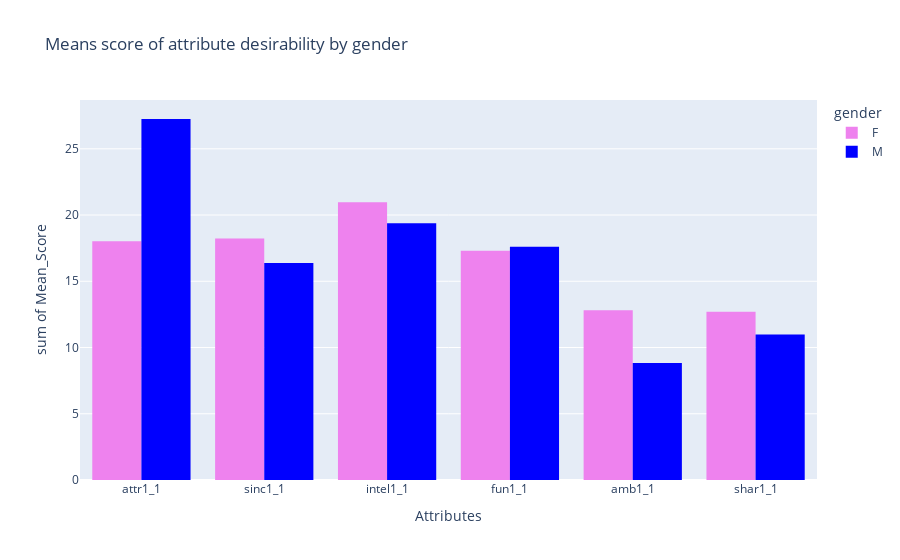

Here is the notebook cell this chart was saved with:
### Code cell
# Plot
gender_colors = {'F': 'violet', 'M': 'blue'}
fig_gender = px.histogram(attri_gender,
                          x="Attributes",
                          y = "Mean_Score",
                          color="gender",
                          color_discrete_map = gender_colors,
                          barmode="group",
                          title="Means score of attribute desirability by gender")
fig_gender.show()

### Figure 1 — Plotly figure (JSON) as saved in the notebook; plotly's stock layout.template omitted (floating-point values rounded to 4 significant figures)
{"data": [{"alignmentgroup": "True", "bingroup": "x", "histfunc": "sum", "hovertemplate": "gender=F<br>Attributes=%{x}<br>sum of Mean_Score=%{y}<extra></extra>", "legendgroup": "F", "marker": {"color": "violet", "pattern": {"shape": ""}}, "name": "F", "offsetgroup": "F", "orientation": "v", "showlegend": true, "type": "histogram", "x": ["attr1_1", "sinc1_1", "intel1_1", "fun1_1", "amb1_1", "shar1_1"], "xaxis": "x", "y": [18.02, 18.22, 20.97, 17.3, 12.82, 12.7], "yaxis": "y"}, {"alignmentgroup": "True", "bingroup": "x", "histfunc": "sum", "hovertemplate": "gender=M<br>Attributes=%{x}<br>sum of Mean_Score=%{y}<extra></extra>", "legendgroup": "M", "marker": {"color": "blue", "pattern": {"shape": ""}}, "name": "M", "offsetgroup": "M", "orientation": "v", "showlegend": true, "type": "histogram", "x": ["attr1_1", "sinc1_1", "intel1_1", "fun1_1", "amb1_1", "shar1_1"], "xaxis": "x", "y": [27.25, 16.38, 19.39, 17.6, 8.824, 10.98], "yaxis": "y"}], "layout": {"barmode": "group", "legend": {"title": {"text": "gender"}, "tracegroupgap": 0}, "title": {"text": "Means score of attribute desirability by gender"}, "xaxis": {"anchor": "y", "domain": [0, 1], "title": {"text": "Attributes"}}, "yaxis": {"anchor": "x", "domain": [0, 1], "title": {"text": "sum of Mean_Score"}}}}
